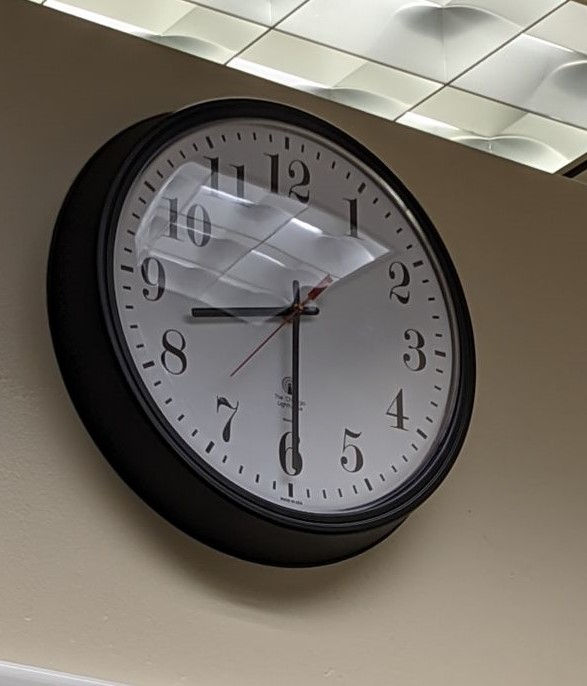
#> input picture pic.jpg, 587 x 686 px
$ python find_time.py --image pic.jpg
#> lines starting #> are read from the running program, lines starting #| are printed output that depends on the picture; after the words box and inside, x2 and y2 are one past the last pixel; in counts of white or black regions, pixels touching at a corner belong together
import numpy as np
import argparse
import cv2
import math

def read_image():
	# Reads the image
	ap = argparse.ArgumentParser()
	ap.add_argument("-i", "--image", required = True,
		help = "Path to the image")
	args = vars(ap.parse_args())
	image = cv2.imread(args["image"])

	return image

def draw_circle(image):
	# Draws a white circle in the middle
	(centerX, centerY) = (image.shape[1] // 2, image.shape[0] // 2)
	white = (255, 255, 255)
	circSize = image.shape[0] // 10
	cv2.circle(image, (centerX, centerY), circSize, white, -1)

	return image

def find_contours(image):
	imageCopy = image.copy()
	# Blurs and finds edges on the image
	gray = cv2.cvtColor(imageCopy, cv2.COLOR_BGR2GRAY)
	blurred = cv2.GaussianBlur(gray, (3, 3), 0)
	edged = cv2.Canny(blurred, 30, 150)

	# Finds the contours on the image
	(cnts, _) = cv2.findContours(edged.copy(), cv2.RETR_EXTERNAL, cv2.CHAIN_APPROX_SIMPLE)
	cv2.drawContours(imageCopy, cnts, -1, (0, 255, 0), 2)

	return cnts

def find_sizes(image, cnts):
	(centerX, centerY) = (image.shape[1] // 2, image.shape[0] // 2)
	sizes = []
	# Goes through the contours and adds the size of the bounding box
	for c in cnts:
		(x, y, w, h) = cv2.boundingRect(c)
		sizes.append(w**2 + h**2)


	minDist = 100000000
	maxDist = 0
	# Finds the closest and farthest points on the numbers
	for (i, c) in enumerate(cnts):
		if sizes[i] < 5000:
			for j in range(len(cnts[i])):
				(x, y) = cnts[i][j][0]
				centerDist = (x - centerX)**2 + (y - centerY)**2
				minDist = min(minDist, centerDist)
				maxDist = max(maxDist, centerDist)

	(centerX, centerY) = (image.shape[1] // 2, image.shape[0] // 2)
	white = (255, 255, 255)

	# Uses a mask to get the inside part
	insideCircSize = int(minDist**(1/2)) - 10
	mask = np.zeros(image.shape[:2], dtype = "uint8")
	cv2.circle(mask, (centerX, centerY), insideCircSize, 255, -1)
	insideOnly = cv2.bitwise_and(image, image, mask = mask)

	# Makes everything outside of the inside white
	for x in range(image.shape[1]):
		for y in range(image.shape[0]):
			if (x - centerX)**2 + (y - centerY)**2 > insideCircSize**2:
				insideOnly[y, x] = (255, 255, 255)

	# Uses the function to find the three inside angles
	insideAngles = find_inside_angles(insideOnly)

	outsideCircSize = int(maxDist**(1/2)) + 2
	outsideOnly = image.copy()
	# Draws a circle to get rid of the numbers and everything inside them
	cv2.circle(outsideOnly, (centerX, centerY), outsideCircSize, white, -1)

	# Uses the function to find the two outside angles
	outsideAngles = find_outside_angles(outsideOnly)

	display_answer(insideAngles, outsideAngles)

def find_inside_angles(insideOnly):
	# Adds each of the hands and uses find_angle to calculate the angles
	cnts = find_contours(insideOnly)

	# For each of the inside angles, we find the bounding rectangle
	coords = []
	for hand in cnts:
		(x, y, w, h) = cv2.boundingRect(hand)
		coords.append([x, y, w, h])

	angles = []
	for i in range(len(coords)):
		handAngle = find_angle(insideOnly, coords[i][0], coords[i][1], coords[i][2], coords[i][3])
		angles.append(handAngle)

	return angles

def find_outside_angles(outsideOnly):
	cnts = find_contours(outsideOnly)

	# Minute then second
	coords = []
	for hand in cnts:
		# Finds the average rgb to determine second vs. minute
		(x, y, w, h) = cv2.boundingRect(hand)
		r_avg = 0
		b_avg = 0
		g_avg = 0
		for x_val in range(x, x + w):
			for y_val in range(y, y + h):
				(b, g, r) = outsideOnly[y_val, x_val]
				r_avg += r
				b_avg += b
				g_avg += g

		r_avg /= (w * h)
		b_avg /= (w * h)
		g_avg /= (w * h)

		coords.append([x + w / 2, y + h / 2, r_avg, b_avg, g_avg])

	# Makes it minute then second by swapping
	if coords[0][2] > coords[1][2]:
		temp = coords[0]
		coords[0] = coords[1]
		coords[1] = temp

	(centerX, centerY) = (outsideOnly.shape[1] // 2, outsideOnly.shape[0] // 2)
	# Look through the two hands and find the angle
	angles = []
	for i in range(2):
		# Calculate x, y, w, h to use find_angle
		(handX, handY) = (coords[i][0], coords[i][1])
		handBoxX = min(handX, centerX)
		handBoxY = min(handY, centerY)
		handBoxW = max(handX, centerX) - handBoxX
		handBoxH = max(handY, centerY) - handBoxY
		handAngle = find_angle(outsideOnly, handBoxX, handBoxY, handBoxW, handBoxH)
		angles.append(handAngle)

	return angles

def find_angle(image, x, y, w, h):
	(centerX, centerY) = (image.shape[1] // 2, image.shape[0] // 2)
	# Checks which of the edges is near the center to determine quadrant
	# 4 2
	# 3 1
	# ax, ay, bx, by
	x_vals = [x, x + w]
	y_vals = [y, y + h]

	quadrant = 0
	closestVal = 100000000
	optimalAx = -1
	optimalAy = -1
	ax_index = 0
	ay_index = 0
    # Each [ax, ay] combination corresponds to a quadrant
	for ax in x_vals:
		ax_index += 1
		ay_index = 0
		for ay in y_vals:
			ay_index += 1
			if (centerX - ax)**2 + (centerY - ay)**2 < closestVal:
				quadrant = ax_index * 2 + ay_index - 2
				closestVal = (centerX - ax)**2 + (centerY - ay)**2
				optimalAx = ax
				optimalAy = ay

	ax = optimalAx
	ay = optimalAy
	bx = 2 * x + w - ax
	by = 2 * y + h - ay

    # Calculates the slope of the line
	slope = -(by - ay) / (bx - ax)

    # Finds the angle and converts to degrees
	angle = np.arctan(slope)
	angle = angle * 180 / math.pi

    # Finds the angle with respect to the hand pointing straight up since this is how time is calculated
	top_angle = 90 - angle
    # Needs to adjust for 3, 4 since arctan range is -90 to 90
	if quadrant == 3 or quadrant == 4:
		top_angle += 180

	return top_angle

def display_answer(insideAngles, outsideAngles):
	# If it messes up then there's a message
	if len(insideAngles) != 3 or len(outsideAngles) != 2:
		print("The program is confused because two hands are close :( Here is a guess:")
	# Given the three inside angles and two outside angles, finishes the calculation
	# Matches the outside angles with an inside angle
	for (i, outsideAngle) in enumerate(outsideAngles):
		for j in range(len(insideAngles)):
			if abs(insideAngles[j] - outsideAngle) < 10:
				if i == 0:
					minAngle = insideAngles[j]
				else:
					secAngle = insideAngles[j]
				break

	# The hour angle is the one missing, so it's approximately just the sum of insideAngles - outsideAngles
	hourAngle = 0
	for insideAngle in insideAngles:
		hourAngle += insideAngle
	# Deals with if the hands are on top of each other so it isn't super off
	hourAngle *= 3 / len(insideAngles)
	hourAngle -= minAngle + secAngle

	# Calculates the time using each angle
	hourTime = math.floor(hourAngle / 360 * 12)
	minTime = math.floor(minAngle / 360 * 60)
	secTime = round(secAngle / 360 * 60)

	print("The time is %d:%02d:%02d" % (hourTime, minTime, secTime))

def main():
	image = read_image()
#> in read_image, image is the input picture: shape (686, 587, 3); mean B, G, R 102.9, 111.2, 117.4
	# Resizes the image so it's always the same
	r = 500.0 / image.shape[0]
#> r = 0.729
	dim = (int(image.shape[1] * r), 500)
#> dim = (427, 500)
	image = cv2.resize(image, dim, interpolation = cv2.INTER_AREA)
#> image: shape (500, 427, 3)

	draw_circle(image)
#> in draw_circle, `cv2.circle(image, (centerX, centerY), circSize, white, -1)`:
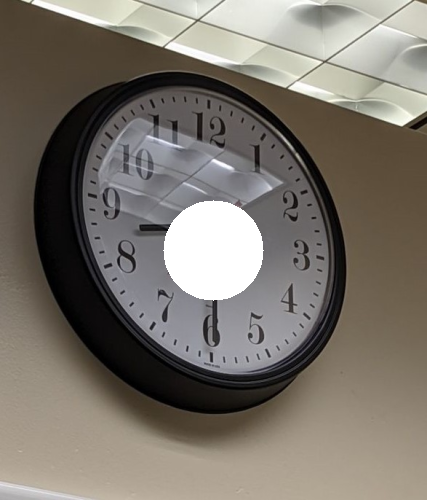
#> image: shape (500, 427, 3); mean B, G, R 108.3, 116.8, 122.9
	cnts = find_contours(image)
#> in find_contours, `edged = cv2.Canny(blurred, 30, 150)`:
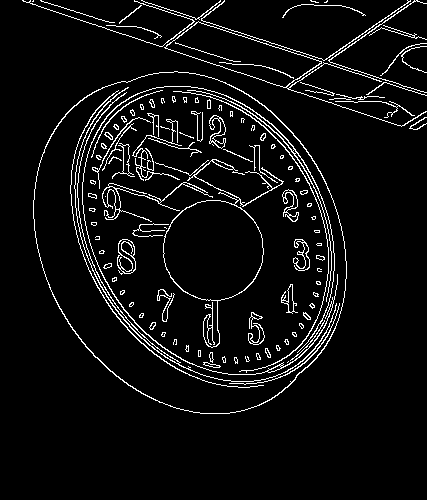
#> edged: shape (500, 427); 5.7% white in thin lines or dots, all inside (x1, y1, x2, y2) = (22, 0, 427, 414)
#> in find_contours, `(cnts, _) = cv2.findContours(edged.copy(), cv2.RETR_EXTERNAL, cv2.CHAI..`: cnts = 22 contours, 17 with area under 20; largest, box (x1, y1, x2, y2) and area: (33, 71, 347, 414) 82230, (164, 21, 427, 127) 4618, (201, 0, 411, 61) 57, (328, 0, 427, 93) 52, (22, 0, 195, 47) 24
#> in find_contours, `cv2.drawContours(imageCopy, cnts, -1, (0, 255, 0), 2)`:
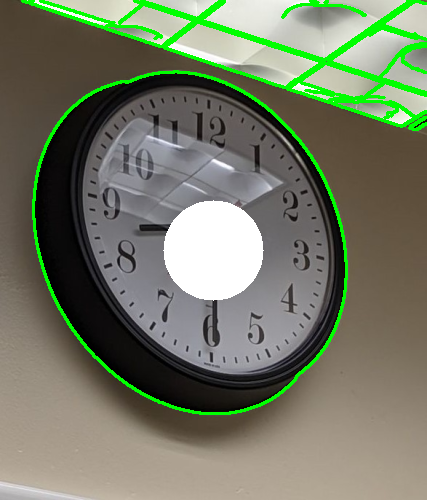
#> imageCopy: shape (500, 427, 3); 5.21% of pixels changed, all inside (x1, y1, x2, y2) = (21, 0, 427, 415)
	find_sizes(image, cnts)
#> the loop in find_sizes, `for c in cnts:` made 22 passes
#> (x, y, w, h) on passes 1 to 12: (409, 117, 18, 13), (335, 101, 80, 17), (329, 98, 22, 2), (336, 94, 49, 6), (366, 82, 61, 14), (300, 82, 35, 14), (33, 71, 314, 343), (401, 46, 26, 27), (380, 43, 47, 33), (369, 25, 58, 15), (106, 25, 56, 14), (164, 21, 263, 106)
#> (c, x, y, w, h) on pass 21: ([[33, 0], [32, 1], [33, 1]], 32, 0, 2, 2)
#> after the loop in find_sizes, `for c in cnts:`: sizes = [493, 6689, 488, 2437, 3917, 1421, 216245, 1405, 3298, 3589, 3332, 80405, 890, 7252, 18450, 25, 90, 47821, 6800, 6154, 8, 32138]
#> the loop in find_sizes, `for (i, c) in enumerate(cnts):` made 22 passes
#> c on pass 21: [[33, 0], [32, 1], [33, 1]]
#> in find_sizes, `cv2.circle(mask, (centerX, centerY), insideCircSize, 255, -1)`:
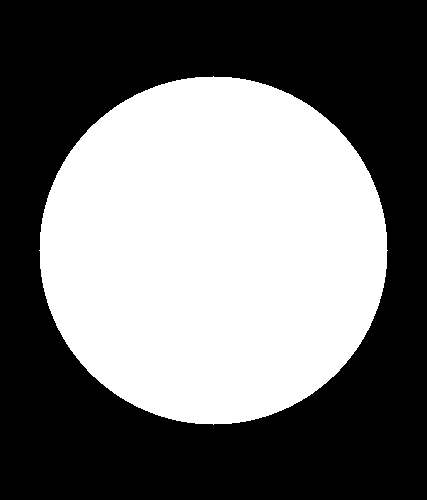
#> mask: shape (500, 427); 44.5% white; 1 white region, box (x1, y1, x2, y2) and area: (39, 76, 388, 425) 95093
#> in find_contours (call 2), `edged = cv2.Canny(blurred, 30, 150)`: edged: shape (500, 427); 4.8% white in thin lines or dots, all inside (x1, y1, x2, y2) = (39, 76, 388, 425)
#> in find_contours (call 2), `(cnts, _) = cv2.findContours(edged.copy(), cv2.RETR_EXTERNAL, cv2.CHAI..`: cnts = 1 contour; box (x1, y1, x2, y2) and area: (39, 76, 388, 425) 95169
#> in find_contours (call 2), `cv2.drawContours(imageCopy, cnts, -1, (0, 255, 0), 2)`:
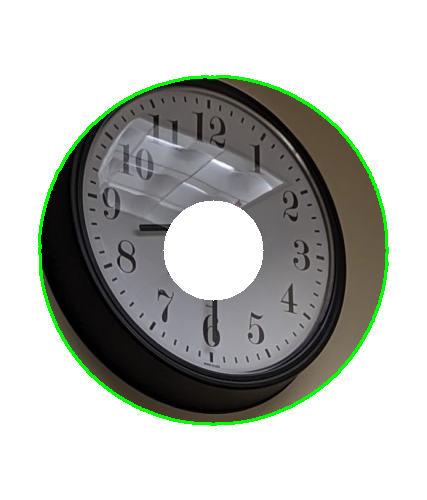
#> imageCopy: shape (500, 427, 3); mean B, G, R 181.4, 186.4, 183.4
#> the loop in find_inside_angles, `for hand in cnts:` made 1 pass
#> (x, y, w, h) on pass 1: (39, 76, 349, 349)
#> after the loop in find_inside_angles, `for hand in cnts:`: coords = [[39, 76, 349, 349]]
#> the loop in find_inside_angles, `for i in range(len(coords)):` made 1 pass
#> (centerX in find_angle, centerY in find_angle, x_vals in find_angle, y_vals in find_angle) on pass 1: (213, 250, [39, 388], [76, 425])
#> after the loop in find_inside_angles, `for i in range(len(coords)):`: angles = [135]
#> in find_contours (call 3), `edged = cv2.Canny(blurred, 30, 150)`:
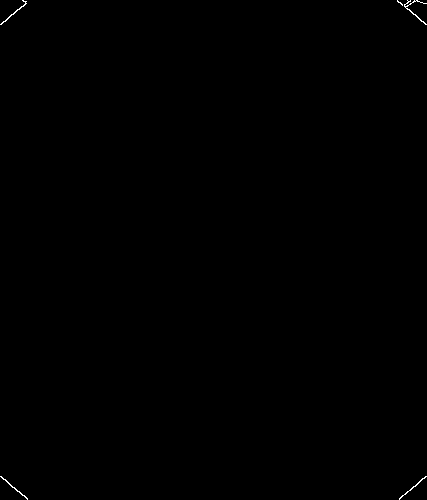
#> edged: shape (500, 427); 0.11% white in thin lines or dots
#> in find_contours (call 3), `(cnts, _) = cv2.findContours(edged.copy(), cv2.RETR_EXTERNAL, cv2.CHAI..`: cnts = 5 contours, 1 with area under 20; largest, box (x1, y1, x2, y2) and area: (404, 0, 427, 25) 26, (0, 0, 27, 25) 24, (0, 476, 28, 500) 22, (399, 476, 427, 500) 20
#> in find_contours (call 3), `cv2.drawContours(imageCopy, cnts, -1, (0, 255, 0), 2)`:
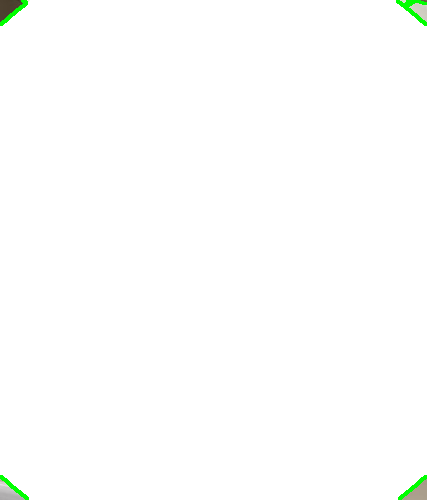
#> imageCopy: shape (500, 427, 3); mean B, G, R 253.6, 254.5, 253.7
#> the loop in find_outside_angles, `for hand in cnts:` made 5 passes
#> (x, y, w, h, r_avg, b_avg, g_avg) on passes 1 to 5: (399, 476, 28, 24, 210.7, 195.6, 204.8), (0, 476, 28, 24, 220.8, 219.3, 219.3), (404, 0, 23, 25, 220.1, 210.1, 218.8), (397, 0, 6, 6, 237.6, 233, 238.1), (0, 0, 27, 25, 157.5, 142.2, 151.3)
#> after the loop in find_outside_angles, `for hand in cnts:`: coords = [[413, 488, 210.7, 195.6, 204.8], [14, 488, 220.8, 219.3, 219.3], [415.5, 12.5, 220.1, 210.1, 218.8], [400, 3, 237.6, 233, 238.1], [13.5, 12.5, 157.5, 142.2, 151.3]]
#> the loop in find_outside_angles, `for i in range(2):` made 2 passes
#> (handX, handY, handBoxX, handBoxY, handBoxW, handBoxH, x_vals in find_angle, y_vals in find_angle) on passes 1 to 2: (413, 488, 213, 250, 200, 238, [213, 413], [250, 488]), (14, 488, 14, 250, 199, 238, [14, 213], [250, 488])
#> after the loop in find_outside_angles, `for i in range(2):`: angles = [140, 219.9]
#> the loop in display_answer, `for (i, outsideAngle) in enumerate(outsideAngles):` made 2 passes
#> outsideAngle on passes 1 to 2: 140, 219.9
#> the loop in display_answer, `for insideAngle in insideAngles:` made 1 pass
#> (insideAngle, hourAngle) on pass 1: (135, 135)
#> after the loop in display_answer, `for insideAngle in insideAngles:`: hourAngle = 135
#> in display_answer, `hourAngle *= 3 / len(insideAngles)`: hourAngle = 405

#> (the run stopped early here; a loop or call above may not have finished)
